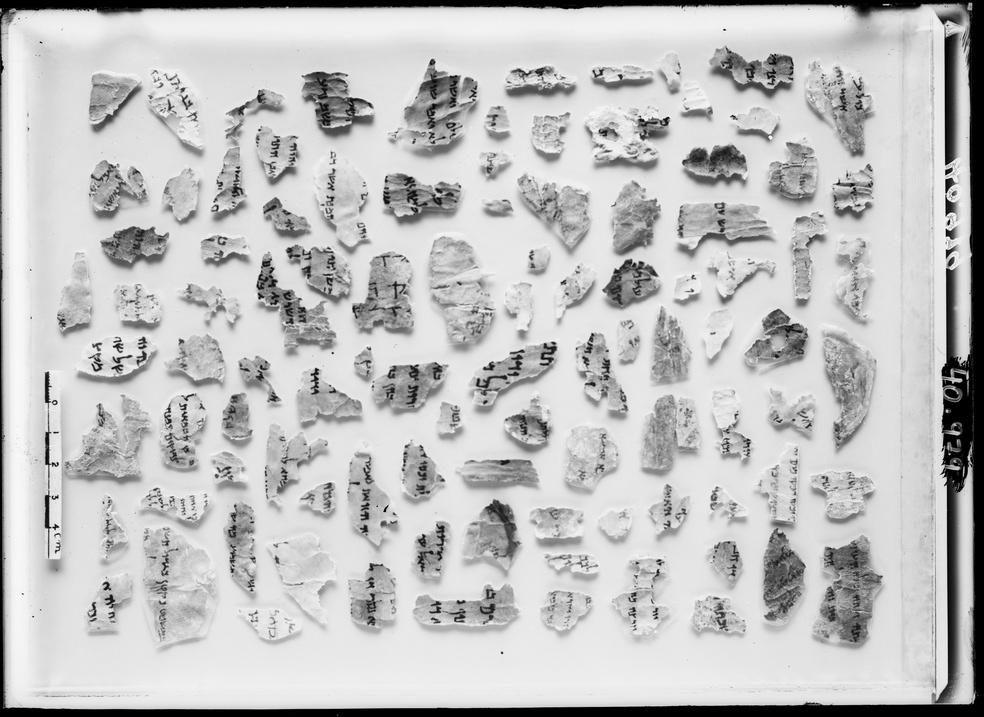
#> input picture saraay@post.jce.ac.il/M40979-1-E.jpg, 984 x 717 px, shrunk from 6262 x 4565 before the run, found by its file name; its folder holds 4 pictures in this run
$ python draw_bounding_boxes.py
#> lines starting #> are read from the running program, lines starting #| are printed output that depends on the picture; after the words box and inside, x2 and y2 are one past the last pixel; in counts of white or black regions, pixels touching at a corner belong together
import os
import cv2
import pandas as pd
import matplotlib.pyplot as plt

def draw_bounding_boxes_from_csv(image_dir_path, csv_path):
#> called with image_dir_path = 'saraay@post.jce.ac.il', csv_path = 'yolov8n_results.csv'
    output_folder = "output_images/"
    os.makedirs(output_folder, exist_ok=True)

    image_name = None

    df = pd.read_csv(csv_path)
#> (reads yolov8n_results.csv from the repository)
    grouped = df.groupby('image_name')

    for image_name, group in grouped:

        image_name += ".JPG"
        image_path = os.path.join(image_dir_path, image_name)
        image = cv2.imread(image_path)
#> image is the input picture: shape (717, 984, 3); min 0, max 255, mean 192.9

        for _, row in df.iterrows():
            xmin, ymin, xmax, ymax = map(int, [row['xmin'], row['ymin'], row['xmax'], row['ymax']])
            confidence = row.get('iou', -1)
            label = row.get('scroll_number', "scroll")

            # Draw rectangle
            cv2.rectangle(image, (xmin, ymin), (xmax, ymax), (0, 0, 255), 2)

            # Draw label and confidence
            text = f"{label}: {confidence:.2f}"
            cv2.putText(image, text, (xmin, max(ymin - 10, 20)), cv2.FONT_HERSHEY_SIMPLEX,
                        2, (0, 0, 255), 3)  # Bigger font
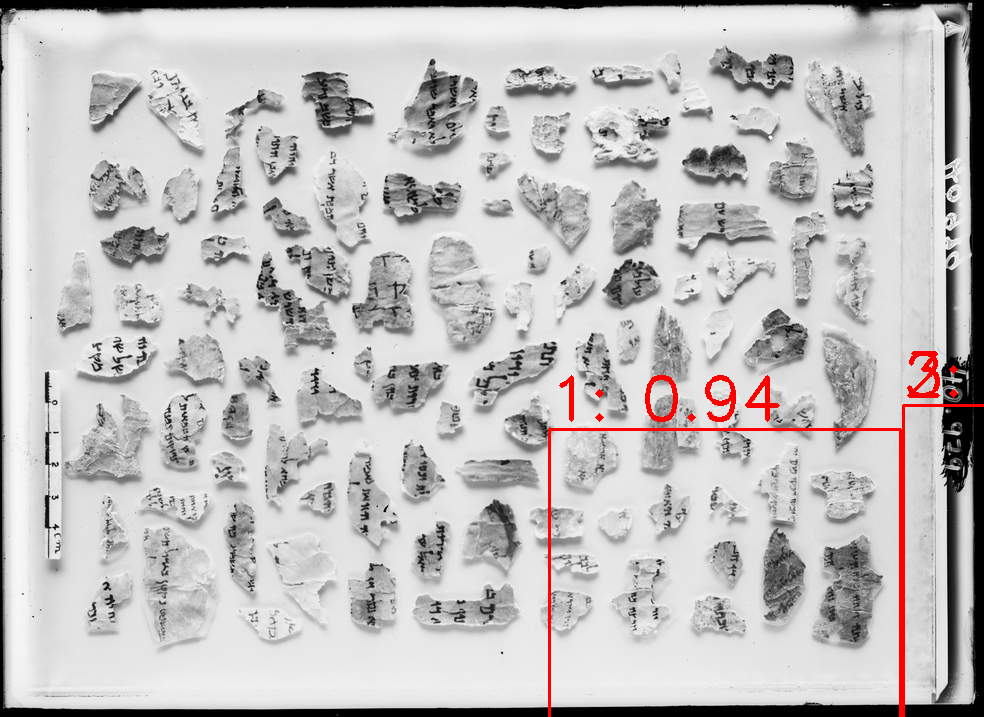
#> image: shape (717, 984, 3); 0.97% of pixels changed, all inside (x1, y1, x2, y2) = (548, 351, 984, 717)

        output_path = os.path.join(output_folder, image_name)
        cv2.imwrite(output_path, image)
        print(f"Saved: {output_path}")

if __name__ == "__main__":
    image_dir_path = "saraay@post.jce.ac.il"
    csv_path = "yolov8n_results.csv"

    draw_bounding_boxes_from_csv(image_dir_path, csv_path)
